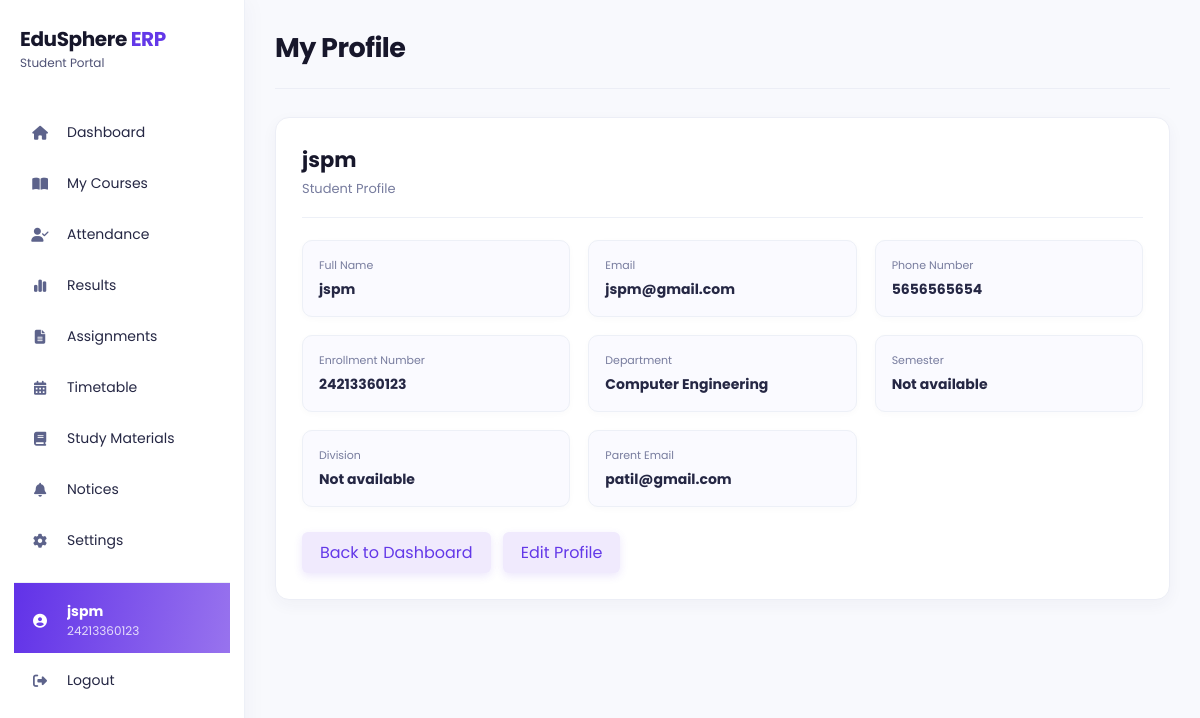
The page /student/profile (signed in) on the database as committed earlier.
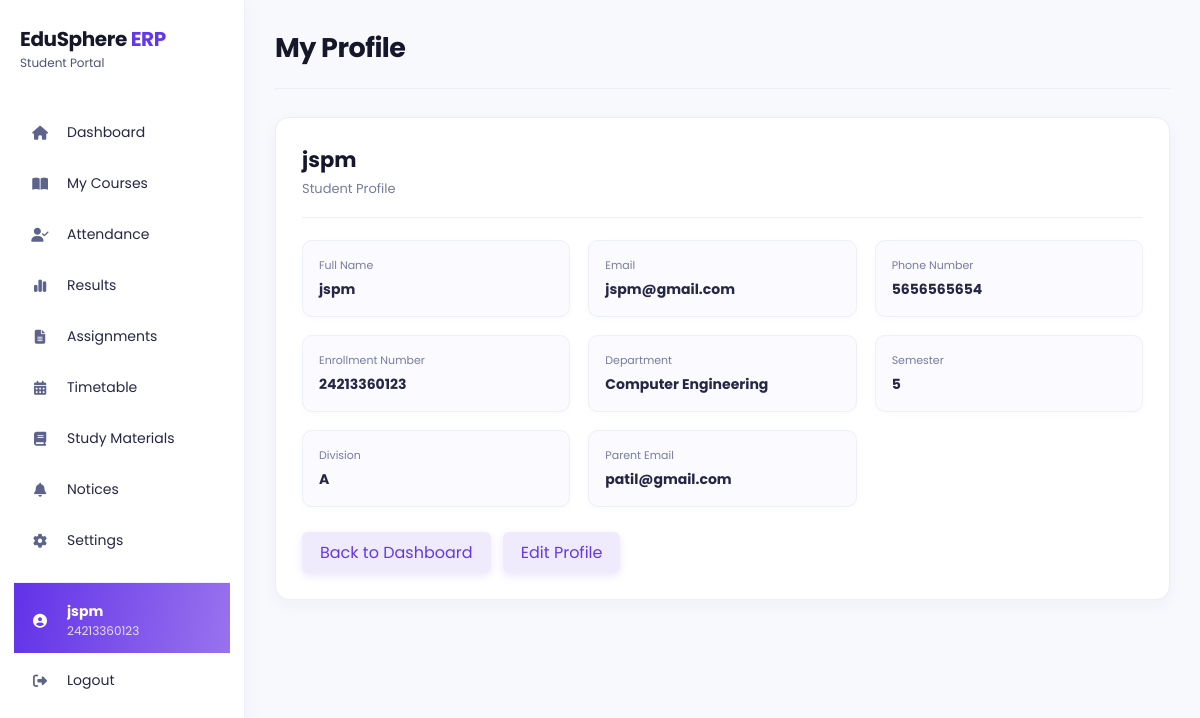
The same page on the database as committed later.
### models/user.py (models this page shows, shortened)
class User(db.Model):
    __tablename__ = "users"
    id = db.Column(
        db.Integer,
        primary_key=True
    )
    full_name = db.Column(
        db.String(100),
        nullable=False
    )
    enrollment_no = db.Column(
        db.String(50),
        unique=True,
        nullable=True
    )
    employee_id = db.Column(
        db.String(50),
        unique=True,
        nullable=True
    )
    parent_id = db.Column(
        db.String(50),
        unique=True,
        nullable=True
    )
    admin_id = db.Column(
        db.String(50),
        unique=True,
        nullable=True
    )
    email = db.Column(
        db.String(120),
        unique=True,
        nullable=True
    )
    phone = db.Column(
        db.String(20),
        nullable=True
    )
    password = db.Column(
        db.String(200),
        nullable=False
    )
    role = db.Column(
        db.String(20),
        nullable=False
    )
    theme = db.Column(db.String(20), nullable=False, default="light", server_default="light")
    notifications_enabled = db.Column(db.Boolean, nullable=False, default=True, server_default="1")
    accent_color = db.Column(db.String(20), nullable=False, default="purple", server_default="purple")

### models/student.py (models this page shows)
class Student(db.Model):
    __tablename__ = "students"
    id = db.Column(
        db.Integer,
        primary_key=True
    )
    user_id = db.Column(
        db.Integer,
        db.ForeignKey("users.id"),
        nullable=False
    )
    roll_no = db.Column(
        db.String(20),
        unique=True,
        nullable=True
    )
    department = db.Column(
        db.String(50),
        nullable=True
    )
    semester = db.Column(
        db.Integer,
        nullable=True
    )
    division = db.Column(
        db.String(10),
        nullable=True
    )
    parent_email = db.Column(
        db.String(120),
        nullable=True
    )
    phone = db.Column(
        db.String(20),
        nullable=True
    )

### app.py (the view)
@app.route("/student/profile")
def student_profile():
    user, profile = get_current_student_profile()
    if not user:
        flash("Access denied!")
        return redirect(url_for("login"))
    return render_template(
        "student_profile.html",
        current_user=user,
        student_profile=profile,
        active_page="profile"
    )

### app.py (called while the page is built)
def get_current_student_profile():
    if session.get("role") != "Student" or "user_id" not in session:
        return None, None
    user = db.session.get(User, session["user_id"])
    if not user or user.role != "Student":
        session.clear()
        return None, None
    student_profile = Student.query.filter_by(user_id=user.id).first()
    if not student_profile:
        student_profile = Student(user_id=user.id)
        db.session.add(student_profile)
        db.session.commit()
    return user, student_profile

### templates/student_profile.html (shortened to what this page needs)
<!DOCTYPE html>
<html lang="en">
<head>
    <link rel="stylesheet" href="{{ url_for('static', filename='css/student.css') }}">
    <link rel="stylesheet" href="{{ url_for('static', filename='css/palette.css') }}">
    <link rel="stylesheet" href="https://cdnjs.cloudflare.com/ajax/libs/font-awesome/6.6.0/css/all.min.css">
</head>
<body class="student-profile-page theme-{{ current_user.theme or 'light' }} accent-{{ current_user.accent_color or 'purple' }}">
<div class="sidebar">
    <div class="logo"><h2>EduSphere <span>ERP</span></h2><small>Student Portal</small></div>
    <ul>
        <li onclick="window.location.href='{{ url_for('student') }}'"><i class="fa-solid fa-house"></i><span>Dashboard</span></li>
        <li onclick="window.location.href='{{ url_for('student_library') }}'"><i class="fa-solid fa-book-open"></i><span>My Courses</span></li>
        <li onclick="window.location.href='{{ url_for('student_attendance') }}'"><i class="fa-solid fa-user-check"></i><span>Attendance</span></li>
        <li onclick="window.location.href='{{ url_for('student_results') }}'"><i class="fa-solid fa-chart-simple"></i><span>Results</span></li>
        <li onclick="window.location.href='{{ url_for('student_assignments') }}'"><i class="fa-solid fa-file-lines"></i><span>Assignments</span></li>
        <li onclick="window.location.href='{{ url_for('student_timetable') }}'"><i class="fa-solid fa-calendar-days"></i><span>Timetable</span></li>
        <li onclick="window.location.href='{{ url_for('student_materials') }}'"><i class="fa-solid fa-book"></i><span>Study Materials</span></li>
        <li onclick="window.location.href='{{ url_for('student_notices') }}'"><i class="fa-solid fa-bell"></i><span>Notices</span></li>
        <li onclick="window.location.href='{{ url_for('student_settings') }}'"><i class="fa-solid fa-gear"></i><span>Settings</span></li>
        <li class="sidebar-profile active">
            <i class="fa-solid fa-circle-user"></i>
            <div class="sidebar-profile-details">
                <strong>{{ current_user.full_name }}</strong>
                <small>{{ current_user.enrollment_no or 'Enrollment unavailable' }}</small>
            </div>
        </li>
        <li onclick="window.location.href='{{ url_for('logout') }}'">
            <i class="fa-solid fa-right-from-bracket"></i><span>Logout</span>
        </li>
    </ul>
</div>
<main class="main">
    <div class="topbar"><h2>My Profile</h2></div>
    <section class="profile-card">
        <div class="profile-heading">
            <div><h3>{{ current_user.full_name }}</h3><p>Student Profile</p></div>
        </div>
        <div class="profile-details">
            <div class="profile-detail"><span>Full Name</span><strong>{{ current_user.full_name }}</strong></div>
            <div class="profile-detail"><span>Email</span><strong>{{ current_user.email or 'Not available' }}</strong></div>
            <div class="profile-detail"><span>Phone Number</span><strong>{{ student_profile.phone or 'Not available' }}</strong></div>
            <div class="profile-detail"><span>Enrollment Number</span><strong>{{ current_user.enrollment_no or 'Not available' }}</strong></div>
            <div class="profile-detail"><span>Department</span><strong>{{ student_profile.department or 'Not available' }}</strong></div>
            <div class="profile-detail"><span>Semester</span><strong>{{ student_profile.semester or 'Not available' }}</strong></div>
            <div class="profile-detail"><span>Division</span><strong>{{ student_profile.division or 'Not available' }}</strong></div>
            <div class="profile-detail"><span>Parent Email</span><strong>{{ student_profile.parent_email or 'Not available' }}</strong></div>
        </div>
        <a class="secondary-button" href="{{ url_for('student') }}">Back to Dashboard</a>
        <a class="secondary-button" href="{{ url_for('edit_student_profile') }}">Edit Profile</a>
    </section>
</main>
</body>
</html>

### static/css/student.css (style rules this page uses)
* { margin:0; padding:0; box-sizing:border-box; font-family:'Poppins',sans-serif; }
body { background:#f4f7fc; display:flex; }
.sidebar { width:260px; height:100vh; background:#1e3a8a; color:white; position:fixed; left:0; top:0; overflow-y:auto; }
.logo { text-align:center; padding:25px; font-size:24px; font-weight:700; border-bottom:1px solid rgba(255,255,255,.2); }
.sidebar ul { list-style:none; padding:20px 0; }
.sidebar ul li { display:flex; align-items:center; gap:15px; padding:15px 25px; cursor:pointer; transition:.3s; }
.sidebar ul li:hover, .sidebar ul li.active { background:#2563eb; }
.sidebar ul li i { width:20px; }
.sidebar-profile { margin-top:10px; border-top:1px solid rgba(255,255,255,.2); }
.sidebar-profile-details { display:flex; flex-direction:column; min-width:0; }
.sidebar-profile-details strong, .sidebar-profile-details small { overflow:hidden; text-overflow:ellipsis; white-space:nowrap; }
.sidebar-profile-details small { color:rgba(255,255,255,.75); font-size:12px; }
.main { margin-left:260px; width:calc(100% - 260px); padding:30px; }
.topbar { display:flex; justify-content:space-between; align-items:center; margin-bottom:30px; }
.profile-card { background:white; border-radius:15px; padding:30px; box-shadow:0 5px 20px rgba(0,0,0,.08); max-width:850px; }
.profile-heading { display:flex; align-items:center; gap:15px; margin-bottom:25px; }
.profile-details { display:grid; grid-template-columns:repeat(auto-fit,minmax(240px,1fr)); gap:18px; margin-bottom:25px; }
.profile-detail { background:#f7f9ff; border-radius:8px; padding:15px; }
.profile-detail span, .profile-form label { display:block; color:#666; font-size:13px; margin-bottom:5px; }
.secondary-button { display:inline-block; background:#e5e7eb; color:#1e3a8a; padding:8px 18px; border-radius:6px; text-decoration:none; }
.main, .box, .profile-card { min-width:0; }
.box, .profile-card { max-width:100%; }
body { background:#f8f9fd; color:#17172b; }
.sidebar { width:245px; background:#fff; color:#17172b; border-right:1px solid #edf0f7; box-shadow:4px 0 20px rgba(44,34,90,.03); overflow-y:auto; }
.logo { text-align:left; padding:28px 20px 24px; border-bottom:0; color:#17172b; line-height:1.1; }
.logo h2 { font-size:20px;letter-spacing:-.4px }
.logo h2 span { color:#6338e8 }
.logo small { display:block;color:#4f5275;font-size:12px;margin-top:6px;font-weight:400 }
.sidebar ul { padding:12px 14px }
.sidebar ul li { gap:16px;padding:13px 15px;margin:4px 0;border-radius:10px;color:#252744;font-size:14px }
.sidebar ul li:hover,.sidebar ul li.active { background:linear-gradient(100deg,#6132e8,#9873ee);color:#fff }
.sidebar ul li i { width:22px;text-align:center;color:#5d638b }
.sidebar ul li:hover i,.sidebar ul li.active i { color:#fff }
.sidebar-profile { margin-top:18px!important;border-top:1px solid #edf0f7;padding-top:18px!important;border-radius:0!important }
.sidebar-profile-details small { color:#777c9e }
.sidebar ul li:hover .sidebar-profile-details small,.sidebar ul li.active .sidebar-profile-details small { color:rgba(255,255,255,.8) }
.main { margin-left:245px;width:calc(100% - 245px);padding:28px 30px 40px;max-width:1500px }
.topbar { margin-bottom:28px;align-items:flex-start }
.main { min-height:100vh }
button,.secondary-button { box-shadow:0 3px 8px rgba(37,99,235,.14) }
.student-profile-page .main { max-width:1280px }
.student-profile-page .topbar { padding-bottom:20px;border-bottom:1px solid #eceef6 }
.student-profile-page .topbar h2 { font-size:27px;color:#17172b;letter-spacing:-.5px }
.student-profile-page .profile-card { max-width:none;width:100%;padding:26px;border:1px solid #eceef6;border-radius:14px;box-shadow:0 5px 16px rgba(50,42,100,.045) }
.student-profile-page .profile-heading { margin-bottom:22px;padding-bottom:18px;border-bottom:1px solid #edf0f7 }
.student-profile-page .profile-heading h3 { font-size:21px;color:#17172b }
.student-profile-page .profile-heading p { color:#777c9e;font-size:13px;margin-top:4px }
.student-profile-page .profile-detail { background:#fafaff;border:1px solid #edf0f7;border-radius:10px;padding:16px;box-shadow:0 2px 7px rgba(50,42,100,.025) }
.student-profile-page .profile-detail span { color:#777c9e;font-size:11px }
.student-profile-page .profile-detail strong { display:block;color:#252744;font-size:14px;margin-top:5px;overflow-wrap:anywhere }
.student-profile-page .secondary-button { background:#f0eafd;color:#6338e8;box-shadow:0 3px 8px rgba(99,56,232,.12);margin-right:8px }

Rows that differ between the two databases and show on the page:
changed Student "Computer Engineering": semester "Not available" → "5"; division "Not available" → "A"
